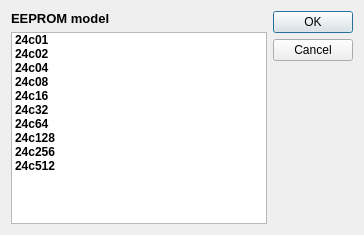
<?xml version="1.0" encoding="UTF-8"?>
<ui version="4.0">
 <class>EepromSize</class>
 <widget class="QDialog" name="EepromSize">
  <property name="windowTitle">
   <string>Dialog</string>
  </property>
  <layout class="QHBoxLayout" name="horizontalLayout">
   <item>
    <layout class="QVBoxLayout" name="verticalLayout">
     <item>
      <widget class="QLabel" name="label">
       <property name="font">
        <font>
         <pointsize>10</pointsize>
         <weight>75</weight>
         <bold>true</bold>
        </font>
       </property>
       <property name="text">
        <string>EEPROM model</string>
       </property>
      </widget>
     </item>
     <item>
      <widget class="QListWidget" name="listWidget">
       <property name="font">
        <font>
         <weight>75</weight>
         <bold>true</bold>
        </font>
       </property>
       <item>
        <property name="text">
         <string>24c01</string>
        </property>
       </item>
       <item>
        <property name="text">
         <string>24c02</string>
        </property>
       </item>
       <item>
        <property name="text">
         <string>24c04</string>
        </property>
       </item>
       <item>
        <property name="text">
         <string>24c08</string>
        </property>
       </item>
       <item>
        <property name="text">
         <string>24c16</string>
        </property>
       </item>
       <item>
        <property name="text">
         <string>24c32</string>
        </property>
       </item>
       <item>
        <property name="text">
         <string>24c64</string>
        </property>
       </item>
       <item>
        <property name="text">
         <string>24c128</string>
        </property>
       </item>
       <item>
        <property name="text">
         <string>24c256</string>
        </property>
       </item>
       <item>
        <property name="text">
         <string>24c512</string>
        </property>
       </item>
      </widget>
     </item>
    </layout>
   </item>
   <item>
    <widget class="QDialogButtonBox" name="buttonBox">
     <property name="orientation">
      <enum>Qt::Vertical</enum>
     </property>
     <property name="standardButtons">
      <set>QDialogButtonBox::Cancel|QDialogButtonBox::Ok</set>
     </property>
    </widget>
   </item>
  </layout>
 </widget>
 <resources/>
 <connections>
  <connection>
   <sender>buttonBox</sender>
   <signal>accepted()</signal>
   <receiver>EepromSize</receiver>
   <slot>accept()</slot>
   <hints>
    <hint type="sourcelabel">
     <x>248</x>
     <y>254</y>
    </hint>
    <hint type="destinationlabel">
     <x>157</x>
     <y>274</y>
    </hint>
   </hints>
  </connection>
  <connection>
   <sender>buttonBox</sender>
   <signal>rejected()</signal>
   <receiver>EepromSize</receiver>
   <slot>reject()</slot>
   <hints>
    <hint type="sourcelabel">
     <x>316</x>
     <y>260</y>
    </hint>
    <hint type="destinationlabel">
     <x>286</x>
     <y>274</y>
    </hint>
   </hints>
  </connection>
 </connections>
</ui>
